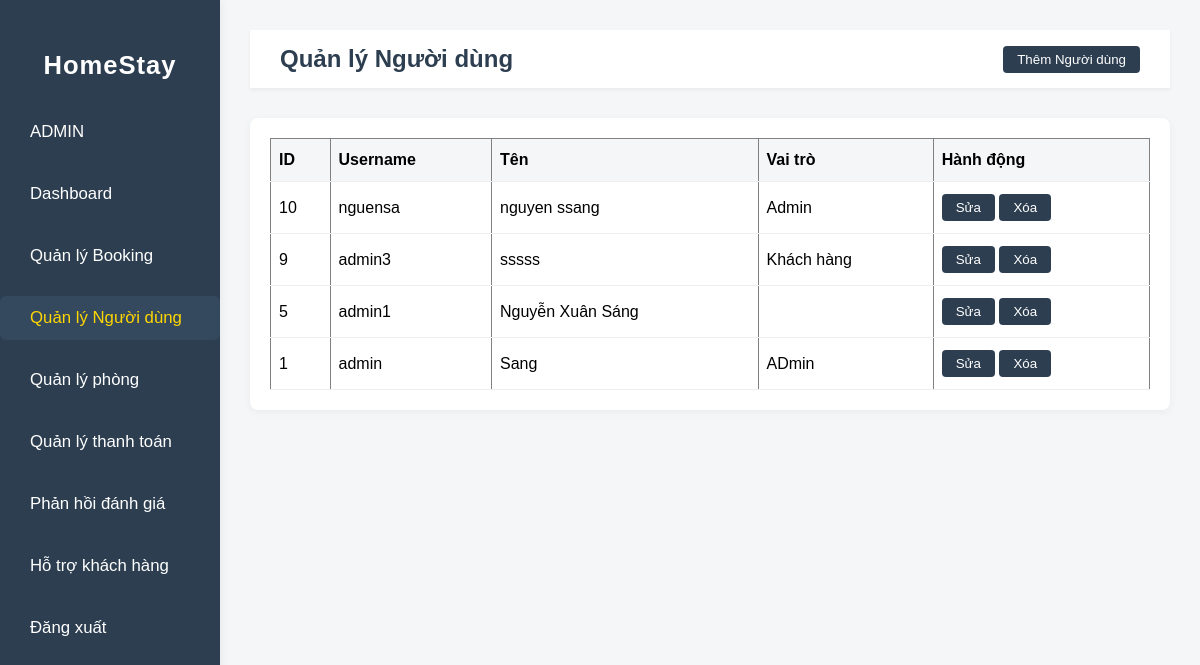
Screenshot of /php/adminUser.php with the database file from the repository.
### tables this page shows
CREATE TABLE `users` (
  `id` int(11) NOT NULL,
  `username` varchar(50) NOT NULL,
  `password` varchar(100) NOT NULL,
  `name` varchar(100) DEFAULT NULL,
  `role` varchar(100) NOT NULL
);

### php/adminUser.php (the view, shortened to what this page needs)
<?php
include 'config.php';
?>
<!DOCTYPE html>
<html lang="en">
<head>
    <link rel="stylesheet" href="../style.css">
</head>
<body>
<div class="sidebar">
    <h2>HomeStay</h2>
    <ul>
        <li><a href="admin.php">ADMIN</a></li>
        <li><a href="adminDashboard.php">Dashboard</a></li>
        <li><a href="adminBooking.php">Quản lý Booking</a></li>
        <li><a href="adminUser.php" class="active">Quản lý Người dùng</a></li>
        <li><a href="rooms.php">Quản lý phòng</a></li>
        <li><a href="payment.php">Quản lý thanh toán</a></li>
        <li><a href="review.php">Phản hồi đánh giá</a></li>
        <li><a href="support.php">Hỗ trợ khách hàng</a></li>
        <li><a href="login.html">Đăng xuất</a></li>
    </ul>
</div>
<div class="main">
    <div class="header">
        <h1>Quản lý Người dùng</h1>
        <button class="btn" onclick="showAddUserForm()">Thêm Người dùng</button>
    </div>
    <div class="table-container">
        <table border="1" cellpadding="8" cellspacing="0">
            <thead>
                <tr>
                    <th>ID</th>
                    <th>Username</th>
                    <th>Tên</th>
                    <th>Vai trò</th>
                    <th>Hành động</th>
                </tr>
            </thead>
            <tbody>
            <?php
            $sql = "SELECT id, username, name, role FROM users ORDER BY id DESC";
            $result = $conn->query($sql);
            if($result->num_rows > 0){
                while($row = $result->fetch_assoc()){
                    echo "<tr>";
                    echo "<td>".$row['id']."</td>";
                    echo "<td>".$row['username']."</td>";
                    echo "<td>".$row['name']."</td>";
                    echo "<td>".$row['role']."</td>";
                    echo "<td>
                        <button class='btn' onclick='showEditUserForm(".$row['id'].")'>Sửa</button>
                        <button class='btn' onclick='deleteUser(".$row['id'].")'>Xóa</button>
                        </td>";
                    echo "</tr>";
                }
            } else {
                echo "<tr><td colspan='4'>Chưa có người dùng nào</td></tr>";
            }
            ?>
            </tbody>
        </table>
    </div>
</div>
</body>
</html>

### style.css (style rules this page uses)
body { margin: 0; font-family: Arial, sans-serif; background: #f4f6f8; }
.sidebar { width: 220px; background: #2c3e50; color: #fff; min-height: 100vh; position: fixed; left: 0; top: 0; padding: 30px 0 0 0; box-shadow: 2px 0 8px rgba(0,0,0,0.05); }
.sidebar h2 { text-align: center; margin-bottom: 30px; font-size: 1.6rem; letter-spacing: 1px; font-weight: bold; }
.sidebar ul { list-style: none; padding: 0; margin: 0; }
.sidebar ul li { margin: 18px 0; }
.sidebar ul li a { color: #fff; text-decoration: none; padding: 12px 30px; display: block; border-radius: 6px; transition: background 0.2s; font-size: 1.05rem; }
.sidebar ul li a:hover, .sidebar ul li a.active { background: #34495e; color: #ffd700; }
.main { margin-left: 220px; padding: 30px; }
.header { background: #fff; padding: 15px 30px; box-shadow: 0 2px 4px rgba(0,0,0,0.05); margin-bottom: 30px; display: flex; justify-content: space-between; align-items: center; }
.header h1 { margin: 0; font-size: 24px; color: #2d3e50; }
.table-container { background: #fff; padding: 20px; border-radius: 8px; box-shadow: 0 2px 8px rgba(0,0,0,0.05); }
table { width: 100%; border-collapse: collapse; }
th, td { padding: 12px 8px; border-bottom: 1px solid #eee; text-align: left; }
th { background: #f4f6f8; }
.btn { padding: 6px 14px; background: #2d3e50; color: #fff; border: none; border-radius: 4px; cursor: pointer; }

### rows the page displays
users: id "10", username "nguensa", name "nguyen ssang", role "Admin"
users: id "9", username "admin3", name "sssss", role "Khách hàng"
users: id "5", username "admin1", name "Nguyễn Xuân Sáng"
users: id "1", username "admin", name "Sang", role "ADmin"
